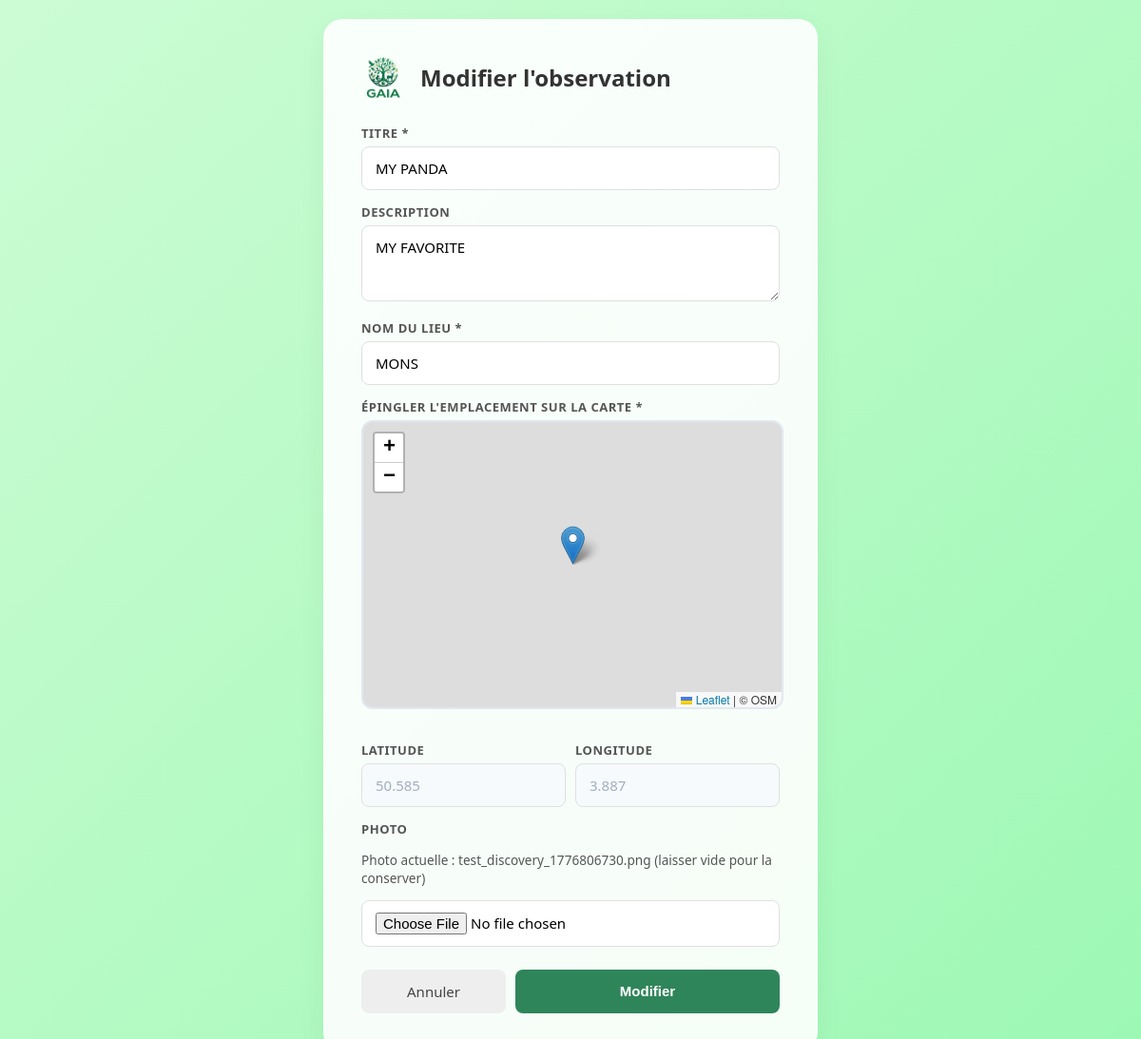
/post/1/edit (signed in), run on an earlier commit of the app's database.
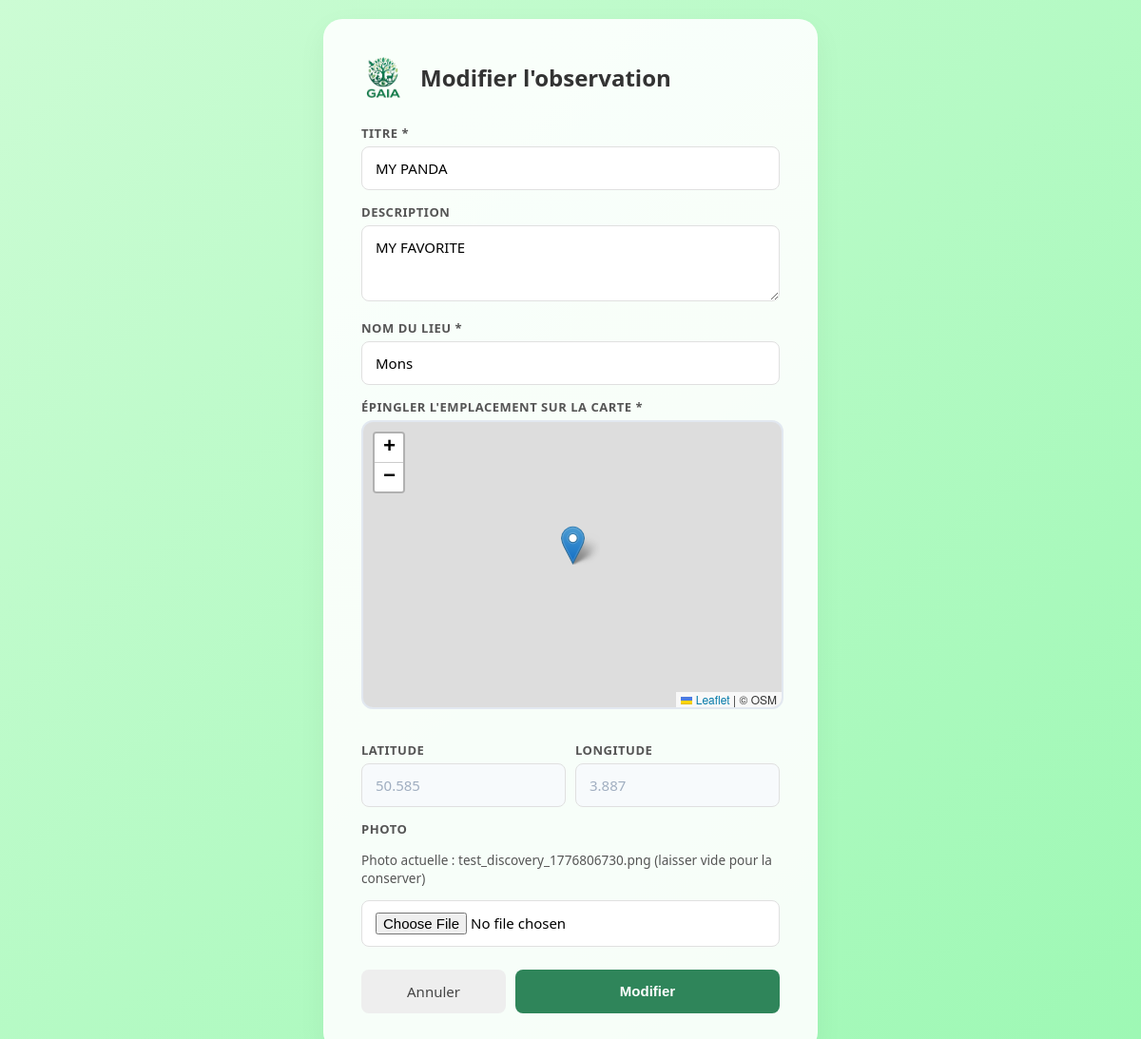
And on a later commit of the database.
### tables this page shows
CREATE TABLE Posts (
    Id INTEGER PRIMARY KEY AUTOINCREMENT,
    Titre text NOT NULL ,
    Description TEXT,
    Commentaire TEXT ,
    Date TIMESTAMP NOT NULL,
    Localisation TEXT NOT NULL,
    Latitude REAL NOT NULL,
    Longitude REAL NOT NULL,
    Badges INTEGER ,
    Username TEXT NOT NULL,
    Photo TEXT NOT NULL
);

### app/routes/main.py (the view, shortened to what this page needs)
@main_bp.route("/post/<int:post_id>/edit", methods=["GET", "POST"])
@login_required
def edit_post(post_id):
    db = get_db()
    post = db.execute(
        "SELECT Id, Titre, Description, Localisation, Latitude, Longitude, Photo, Username FROM Posts WHERE Id = ?",
        (post_id,),
    ).fetchone()
    if post is None:
        flash("Post introuvable.")
        return redirect(url_for("main.index"))
    if current_user.Username != post["Username"] and current_user.Role != "Admin":
        flash("Action non autorisée.")
        return redirect(url_for("main.index"))
    return render_template("publish.html", post=post)

### app/__init__.py (called while the page is built)
def create_app():
    app = Flask(__name__)
    app.config["SECRET_KEY"] = os.environ.get("SECRET_KEY", "Gaia")
    login_manager = LoginManager()
    login_manager.init_app(app)
    login_manager.login_view = "auth.login"
    @login_manager.user_loader
    def load_user(user_id):
        from app.db import get_db
        from app.models import User
        db = get_db()
        user = db.execute("SELECT * FROM Users WHERE Id = ?", (user_id,)).fetchone()
        if user:
            return User(user["Id"], user["Username"], user["Email"], user["Role"])
        return None
    app.teardown_appcontext(close_db)
    from app.routes.auth import auth_bp
    from app.routes.main import main_bp
    app.register_blueprint(main_bp)
    app.register_blueprint(auth_bp)
    with app.app_context():
        db = get_db()
        init_schema(db)
        init_animals()
    return app

### app/db.py (called while the page is built)
def get_db():
    if "db" not in g:
        g.db = sqlite3.connect(DATABASE, detect_types=sqlite3.PARSE_DECLTYPES)
        g.db.row_factory = sqlite3.Row
    return g.db

### app/templates/publish.html (shortened to what this page needs)
<!doctype html>
<html lang="fr">
    <head>
        <link
            rel="stylesheet"
            href="https://unpkg.com/leaflet@1.9.4/dist/leaflet.css"
        />
        <link
            rel="stylesheet"
            href="{{ url_for('static', filename='css/publish.css') }}"
        />
    </head>
    <body>
        <div class="container">
            <div class="header">
                <img
                    src="{{ url_for('static', filename='Logo.png') }}"
                    alt="GAIA Logo"
                    onerror="this.style.display = 'none'"
                />
                <h1>{{ "Modifier l'observation" if post else "Nouvelle observation" }}</h1>
            </div>
            <form method="post" enctype="multipart/form-data">
                <div class="suggestions-container">
                    <label for="Titre">Titre *</label>
                    <input
                        type="text"
                        id="Titre"
                        name="Titre"
                        placeholder="Ex: Renard roux"
                        value="{{ post.Titre if post else '' }}"
                        autocomplete="off"
                        required
                    />
                </div>
                <label for="Description">Description</label>
                <textarea
                    id="Description"
                    name="Description"
                    placeholder="Décrivez votre observation..."
                >{{ post.Description if post else '' }}</textarea>
                <label for="Localisation">Nom du lieu *</label>
                <input
                    type="text"
                    id="Localisation"
                    name="Localisation"
                    placeholder="Ex: Forêt de Soignes"
                    value="{{ post.Localisation if post else '' }}"
                    required
                />
                <label>Épingler l'emplacement sur la carte *</label>
                <div id="map-picker"></div>
                <div class="coords">
                    <div>
                        <label for="Latitude">Latitude</label>
                        <input
                            type="number"
                            id="Latitude"
                            name="Latitude"
                            step="any"
                            placeholder="Auto-rempli"
                            value="{{ post.Latitude if post else '' }}"
                            readonly
                            required
                        />
                    </div>
                    <div>
                        <label for="Longitude">Longitude</label>
                        <input
                            type="number"
                            id="Longitude"
                            name="Longitude"
                            step="any"
                            placeholder="Auto-rempli"
                            value="{{ post.Longitude if post else '' }}"
                            readonly
                            required
                        />
                    </div>
                </div>
                <label for="Photo">Photo {% if not post %}*{% endif %}</label>
                {% if post and post.Photo %}
                <p style="font-size:0.85em; color:#555;">Photo actuelle : {{ post.Photo }} (laisser vide pour la conserver)</p>
                {% endif %}
                <input
                    type="file"
                    id="Photo"
                    name="Photo"
                    accept="image/*"
                    {{ 'required' if not post else '' }}
                />
                <div class="button-group">
                    <a href="{{ url_for('main.index') }}" class="btn-back"
                        >Annuler</a
                    >
                    <button type="submit">{{ "Modifier" if post else "Publier" }}</button>
                </div>
            </form>
        </div>
    </body>
</html>

### app/static/css/publish.css (style rules this page uses)
body { display: flex; align-items: center; justify-content: center; min-height: 100vh; margin: 0; padding: 20px; background: linear-gradient(135deg, #ccfcd4 0%, #9df8b4 100%); font-family: "Segoe UI", Tahoma, Geneva, Verdana, sans-serif; box-sizing: border-box; }
.container { background-color: rgba(255, 255, 255, 0.9); padding: 40px; border-radius: 20px; box-shadow: 0 10px 30px rgba(0, 0, 0, 0.05); width: 100%; max-width: 520px; box-sizing: border-box; }
.header { display: flex; align-items: center; gap: 14px; margin-bottom: 28px; }
.header img { width: 48px; height: auto; }
h1 { font-size: 1.5rem; font-weight: 600; color: #333; margin: 0; }
label { display: block; font-size: 13px; font-weight: 600; color: #555; margin-bottom: 5px; margin-top: 14px; text-transform: uppercase; letter-spacing: 0.04em; }
input[type="text"], input[type="number"], textarea, input[type="file"] { width: 100%; padding: 12px 14px; border: 1px solid #e0e0e0; border-radius: 8px; background-color: #fff; font-size: 15px; font-family: inherit; box-sizing: border-box; outline: none; transition: border-color 0.2s; }
textarea { resize: vertical; min-height: 80px; }
.coords { display: flex; gap: 10px; }
.coords > div { flex: 1; }
.button-group { display: flex; gap: 10px; margin-top: 24px; }
button[type="submit"] { flex: 2; padding: 13px; border: none; border-radius: 8px; background-color: #2f855a; color: white; font-size: 15px; font-weight: 600; cursor: pointer; transition: background 0.2s; }
.btn-back { flex: 1; padding: 13px; border: none; border-radius: 8px; background-color: #eee; color: #444; font-size: 15px; font-weight: 500; cursor: pointer; text-decoration: none; text-align: center; transition: background 0.2s; }
#map-picker { height: 300px; width: 100%; border-radius: 12px; margin-bottom: 20px; border: 2px solid #e2e8f0; cursor: crosshair; }
.suggestions-container { position: relative; width: 100%; }
.coords input[readonly] { background-color: #f7fafc; color: #a0aec0; cursor: not-allowed; }

What changed in the data, as far as the page shows it:
changed Posts "test_discovery_1776806730.png": Localisation "MONS" → "Mons"
